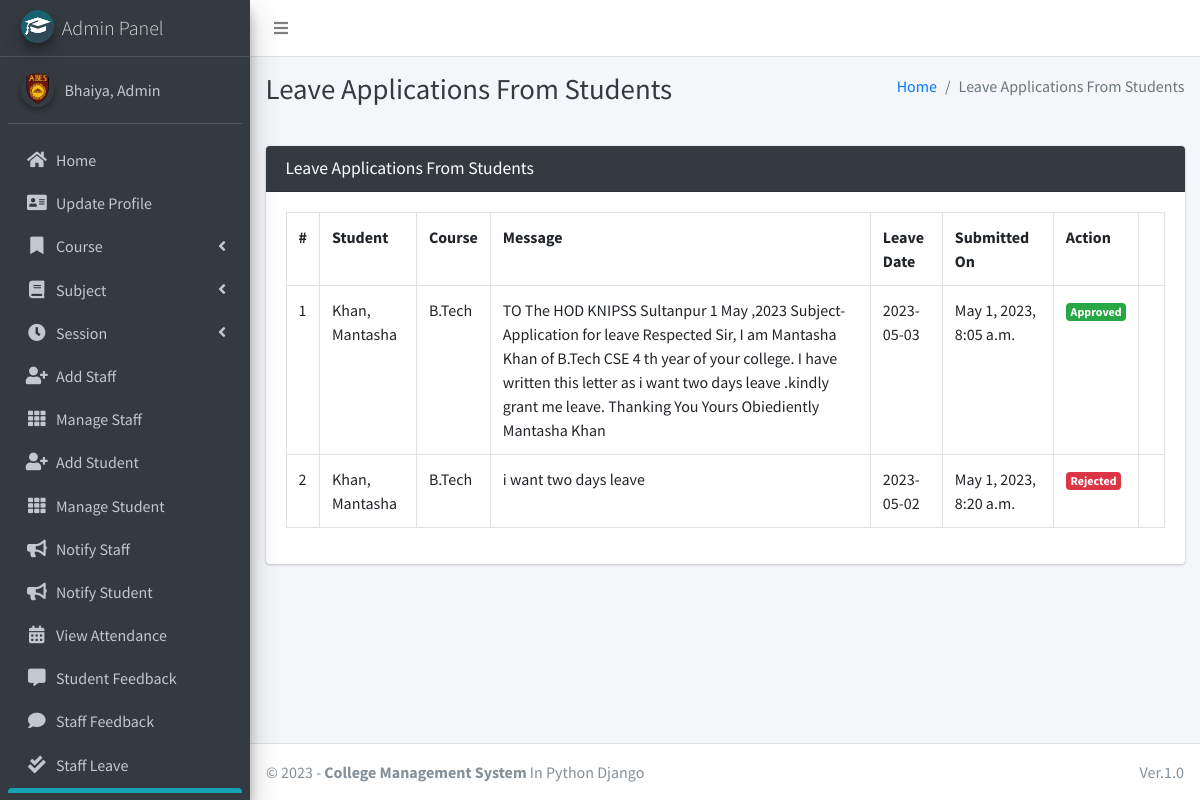
The page /student/view/leave/ (signed in) on the database its author committed.
### main_app/models.py (models this page shows)
class CustomUser(AbstractUser):
    USER_TYPE = ((1, "HOD"), (2, "Staff"), (3, "Student"))
    GENDER = [("M", "Male"), ("F", "Female")]
    username = None  # Removed username, using email instead
    email = models.EmailField(unique=True)
    user_type = models.CharField(default=1, choices=USER_TYPE, max_length=1)
    gender = models.CharField(max_length=1, choices=GENDER)
    profile_pic = models.ImageField()
    address = models.TextField()
    fcm_token = models.TextField(default="")  # For firebase notifications
    created_at = models.DateTimeField(auto_now_add=True)
    updated_at = models.DateTimeField(auto_now=True)
    USERNAME_FIELD = "email"
    REQUIRED_FIELDS = []
    objects = CustomUserManager()
    def __str__(self):
        return self.last_name + ", " + self.first_name

class LeaveReportStudent(models.Model):
    student = models.ForeignKey(Student, on_delete=models.CASCADE)
    date = models.CharField(max_length=60)
    message = models.TextField()
    status = models.SmallIntegerField(default=0)
    created_at = models.DateTimeField(auto_now_add=True)
    updated_at = models.DateTimeField(auto_now=True)

class Student(models.Model):
    admin = models.OneToOneField(CustomUser, on_delete=models.CASCADE)
    course = models.ForeignKey(Course, on_delete=models.DO_NOTHING, null=True, blank=False)
    session = models.ForeignKey(Session, on_delete=models.DO_NOTHING, null=True)
    def __str__(self):
        return self.admin.last_name + ", " + self.admin.first_name

class Course(models.Model):
    name = models.CharField(max_length=120)
    created_at = models.DateTimeField(auto_now_add=True)
    updated_at = models.DateTimeField(auto_now=True)
    def __str__(self):
        return self.name

### main_app/hod_views.py (the view, shortened to what this page needs)
# urls.py: path("student/view/leave/", hod_views.view_student_leave,
@csrf_exempt
def view_student_leave(request):
    if request.method != 'POST':
        allLeave = LeaveReportStudent.objects.all()
        context = {
            'allLeave': allLeave,
            'page_title': 'Leave Applications From Students'
        }
        return render(request, "hod_template/student_leave_view.html", context)

### main_app/templates/hod_template/student_leave_view.html (shortened to what this page needs)
{% extends 'main_app/base.html' %}
{% load static %}
{% block page_title %}{{page_title}}{% endblock page_title %}
{% block content %}
<section class="content">
    <div class="container-fluid">
        <div class="row">
            <div class="col-md-12">
                <div class="card card-dark">
                    <div class="card-header">
                        <h3 class="card-title">{{page_title}}</h3>
                    </div>
                    <div class="table card-body">
                        <table class="table table-bordered table-hover">
                            <tr>
                                <th>#</th>
                                <th>Student</th>
                                <th>Course</th>
                                <th>Message</th>
                                <th>Leave Date</th>
                                <th>Submitted On</th>
                                <th>Action</th>
                            </tr>
                            {% for leave in  allLeave %}
                              <tr>
                                  <td>{{forloop.counter}}</td>
                                  <td>{{leave.student}}</td>
                                  <td>{{leave.student.course}}</td>
                                  <td>{{leave.message}}</td>
                                  <td>{{leave.date}}</td>
                                  <td>{{leave.created_at}}</td>
                                      {% if leave.status == 0 %}
                                           <td> <button data-toggle = "modal" data-target = "#reply_modal" value="{{leave.id}}" class="btn btn-success reply_open_modal">Reply</button>
{% elif leave.status == -1 %}
<td><span  class='badge badge-danger'>Rejected</span></td>
{% else %}
<td><span  class='badge badge-success'>Approved</span></td>
                                            <td>{{feedback.updated_at}}</td>
                                      {% endif %}
                              </tr>
                            {% endfor %}
                        </table>
                    </div>
                    </div>
            </div>
        </div>
    </div>
</section>
{% endblock content %}

### main_app/templates/main_app/sidebar_template.html (shortened to what this page needs)
{% load static %}
<aside class="main-sidebar sidebar-dark-info elevation-4">
    {% if request.user.user_type == '1' %}
    <a href="{% url 'admin_home' %}" class="brand-link">
        <img src="{% static 'dist/img/cmsl.png' %} " alt="AdminLTE Logo"
            class="brand-image img-circle elevation-3" >
        <span class="brand-text font-weight-light">Admin Panel</span>
    </a>
    <div class="sidebar">
        <div class="user-panel mt-3 pb-3 mb-3 d-flex">
            <div class="image">
                <img src="{{ request.user.profile_pic}}" class="img-circle elevation-2" alt="User Image">
            </div>
            <div class="info">
                <a href="#" class="d-block">{{user}}</a>
            </div>
        </div>
        <nav class="mt-2">
            <ul class="nav nav-pills nav-sidebar flex-column" data-widget="treeview" role="menu" data-accordion="false">
                <li class="nav-item">
                    {% url 'admin_home' as admin_home %}
                    <a href="{{admin_home}}" class="nav-link {% if admin_home == request.path %} active {% endif %}">
                        <i class="nav-icon fas fa-home"></i>
                        <p>
                            Home
                        </p>
                    </a>
                </li>
                <li class="nav-item">
                    {% url 'admin_view_profile' as admin_view_profile %}
                    <a href="{{admin_view_profile}}"
                        class="nav-link {% if admin_view_profile == request.path %} active {% endif %}">
                        <i class="nav-icon fas fa-address-card"></i>
                        <p>
                            Update Profile
                        </p>
                    </a>
                </li>
                <li class="nav-item has-treeview">
                    <a href="#" class="nav-link">
                        <i class="nav-icon fas fa-bookmark"></i>
                        <p>
                            Course
                            <i class="fas fa-angle-left right"></i>
                        </p>
                    </a>
                </li>
                <li class="nav-item has-treeview">
                    <a href="#" class="nav-link">
                        <i class="nav-icon fas fa-book"></i>
                        <p>
                            Subject
                            <i class="fas fa-angle-left right"></i>
                        </p>
                    </a>
                </li>
                <li class="nav-item has-treeview">
                    <a href="#" class="nav-link">
                        <i class="nav-icon fas fa-clock"></i>
                        <p>
                            Session
                            <i class="fas fa-angle-left right"></i>
                        </p>
                    </a>
                </li>
                <li class="nav-item">
                    {% url 'add_staff' as add_staff %}
                    <a href="{{add_staff}}" class="nav-link {% if add_staff == request.path %} active {% endif %}">
                        <i class="nav-icon fas fa-user-plus"></i>
                        <p>
                            Add Staff
                        </p>
                    </a>
                </li>
                <li class="nav-item">
                    {% url 'manage_staff' as manage_staff %}
                    {% url 'edit_staff' staff_id as edit_staff %}
                    <a href="{{manage_staff}}"
                        class="nav-link {% if manage_staff == request.path or request.path == edit_staff %} active {% endif %}">
                        <i class="nav-icon fas fa-th"></i>
                        <p>
                            Manage Staff
                        </p>
                    </a>
                </li>
                <li class="nav-item">
                    {% url 'add_student' as add_student%}
                    <a href="{{add_student}}" class="nav-link  {% if add_student == request.path %} active {% endif %}">
                        <i class="nav-icon fas fa-user-plus"></i>
                        <p>
                            Add Student
                        </p>
                    </a>
                </li>
                <li class="nav-item">
                    {% url 'manage_student' as manage_student %}
                    {% url 'edit_student' student_id as edit_student %}
                    <a href="{{manage_student}}"
                        class="nav-link  {% if edit_student == request.path or manage_student == request.path %} active {% endif %}">
                        <i class="nav-icon fas fa-th"></i>
                        <p>
                            Manage Student
                        </p>
                    </a>
                </li>
                <li class="nav-item">
                    {% url 'admin_notify_staff' as admin_notify_staff %}
                    <a href="{{admin_notify_staff}}"
                        class="nav-link {% if admin_notify_staff == request.path %} active {% endif %}">
                        <i class="nav-icon fas fa-bullhorn"></i>
                        <p>
                            Notify Staff
                        </p>
                    </a>
                </li>
                <li class="nav-item">
                    {% url 'admin_notify_student' as admin_notify_student %}
                    <a href="{{admin_notify_student}}"
                        class="nav-link {% if admin_notify_student == request.path %} active {% endif %}">
                        <i class="nav-icon fas fa-bullhorn"></i>
                        <p>
                            Notify Student
                        </p>
                    </a>
                </li>
                <li class="nav-item">
                    {% url 'admin_view_attendance' as admin_view_attendance %}
                <li class="nav-item">
                    <a href="{{admin_view_attendance}}"
                        class="nav-link  {% if admin_view_attendance == request.path %} active {% endif %}">
                        <i class="nav-icon fas fa-calendar-alt"></i>
                        <p>
                            View Attendance
                        </p>
                    </a>
                </li>
                <li class="nav-item">
                    {% url 'student_feedback_message' as student_feedback_message %}
                    <a href="{{ student_feedback_message }}"
                        class="nav-link  {% if student_feedback_message == request.path %} active {% endif %}">
                        <i class="nav-icon fas fa-comment-alt"></i>
                        <p>
                            Student Feedback
                        </p>
                    </a>
                </li>
                <li class="nav-item">
                    {% url 'staff_feedback_message' as staff_feedback_message %}
                    <a href="{{staff_feedback_message}}"
                        class="nav-link   {% if staff_feedback_message == request.path %} active {% endif %}">
                        <i class="nav-icon fas fa-comment"></i>
                        <p>
                            Staff Feedback
                        </p>
                    </a>
                </li>
                <li class="nav-item">
                    {% url 'view_staff_leave' as view_staff_leave %}
                    <a href="{{view_staff_leave}}"
                        class="nav-link  {% if view_staff_leave == request.path %} active {% endif %}">
                        <i class="nav-icon fas fa-check-double"></i>
                        <p>
                            Staff Leave
                        </p>
                    </a>
                </li>
                <li class="nav-item">
                    {% url 'view_student_leave' as view_student_leave %}
                    <a href="{% url 'view_student_leave' %}"
                        class="nav-link  {% if view_student_leave == request.path %} active {% endif %}">
                    </a>
                </li>
                                        {% endif %}
                                    </ul>
                                </nav>
                            </div>
</aside>

### rows shown on the page
CustomUser: user.profile_pic (picture), last_name+first_name "Bhaiya, Admin"
LeaveReportStudent: student "Khan, Mantasha", student.course "B.Tech", message "TO The HOD KNIPSS Sultanpur 1 May ,2023 Subject-Application for leave Respected Sir, I am Mantasha Khan of B.Tech CSE 4 th year of your college. I have written this letter as i want two days leave .kindly grant me leave. Thanking You Yours Obiediently Mantasha Khan", date "2023-05-03", created_at "May 1, 2023, 8:05 a.m."
LeaveReportStudent: student "Khan, Mantasha", student.course "B.Tech", message "i want two days leave", date "2023-05-02", created_at "May 1, 2023, 8:20 a.m.", status "Rejected"

### other values the page prints
{{ page_title }} "Leave Applications From Students"
